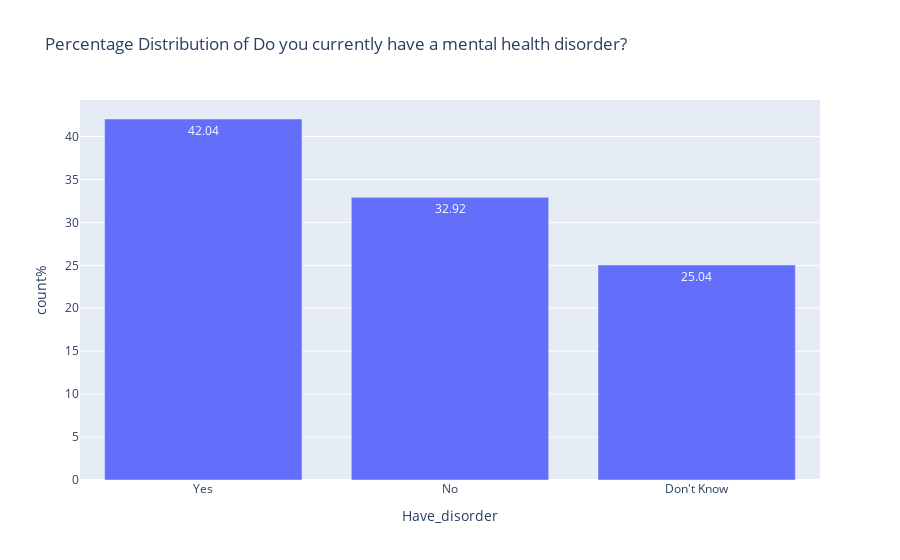

This figure's notebook cell:
### Code cell
bar_chart(
    df=have_disorder_gr,
    xaxis="Have_disorder",
    yaxis="count%",
    title="Percentage Distribution of Do you currently have a mental health disorder?",
)

### Figure 1 — Plotly figure (JSON) as saved in the notebook; plotly's stock layout.template omitted (floating-point values rounded to 4 significant figures)
{"data": [{"alignmentgroup": "True", "hovertemplate": "Have_disorder=%{x}<br>count%=%{y}<extra></extra>", "legendgroup": "", "marker": {"color": "#636efa", "pattern": {"shape": ""}}, "name": "", "offsetgroup": "", "orientation": "v", "showlegend": false, "textposition": "auto", "texttemplate": "%{y}", "type": "bar", "x": ["Yes", "No", "Don't Know"], "xaxis": "x", "y": [42.04, 32.92, 25.04], "yaxis": "y"}], "layout": {"barmode": "relative", "legend": {"tracegroupgap": 0}, "title": {"text": "Percentage Distribution of Do you currently have a mental health disorder?"}, "xaxis": {"anchor": "y", "domain": [0, 1], "title": {"text": "Have_disorder"}}, "yaxis": {"anchor": "x", "domain": [0, 1], "title": {"text": "count%"}}}}
